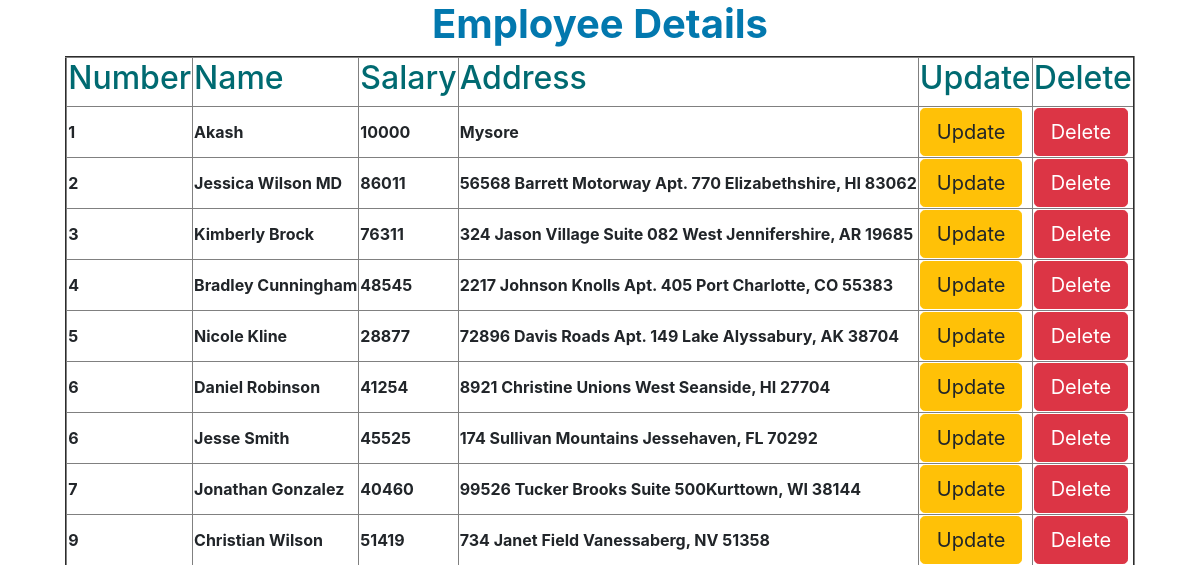
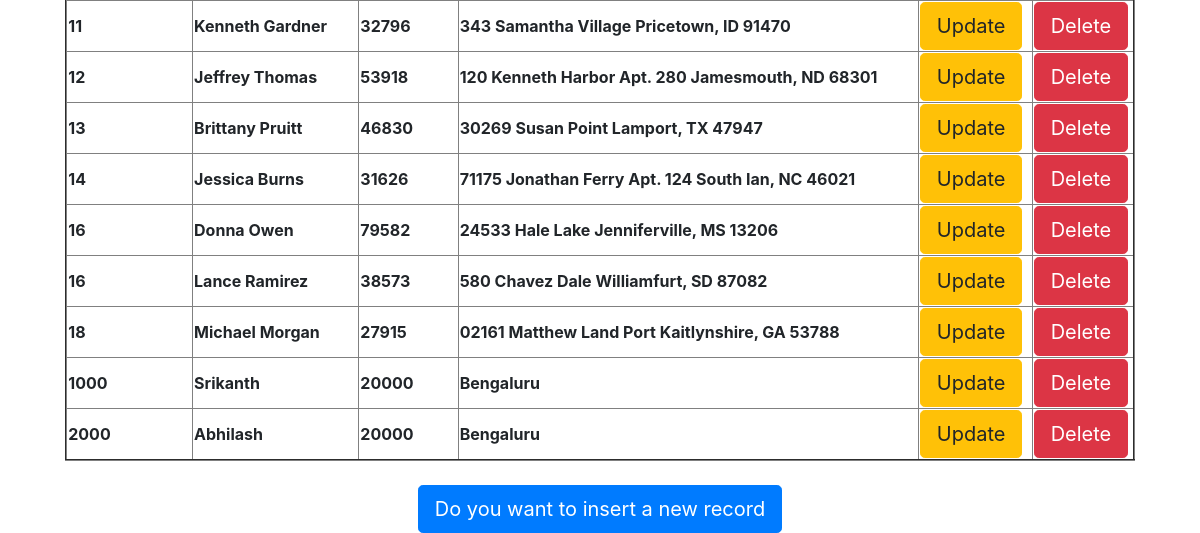
Before: / with the older database file (2 pictures, top to bottom).
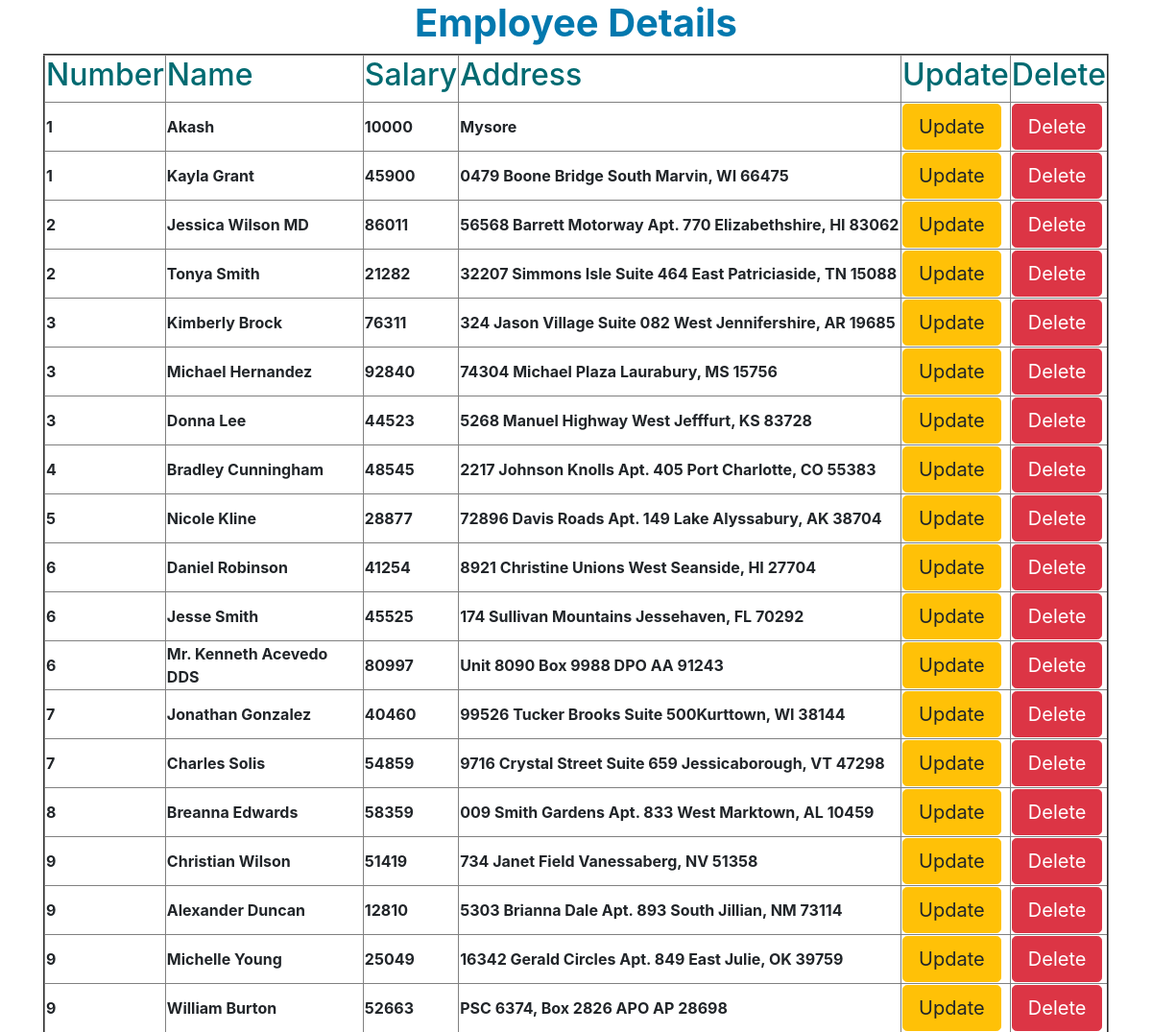
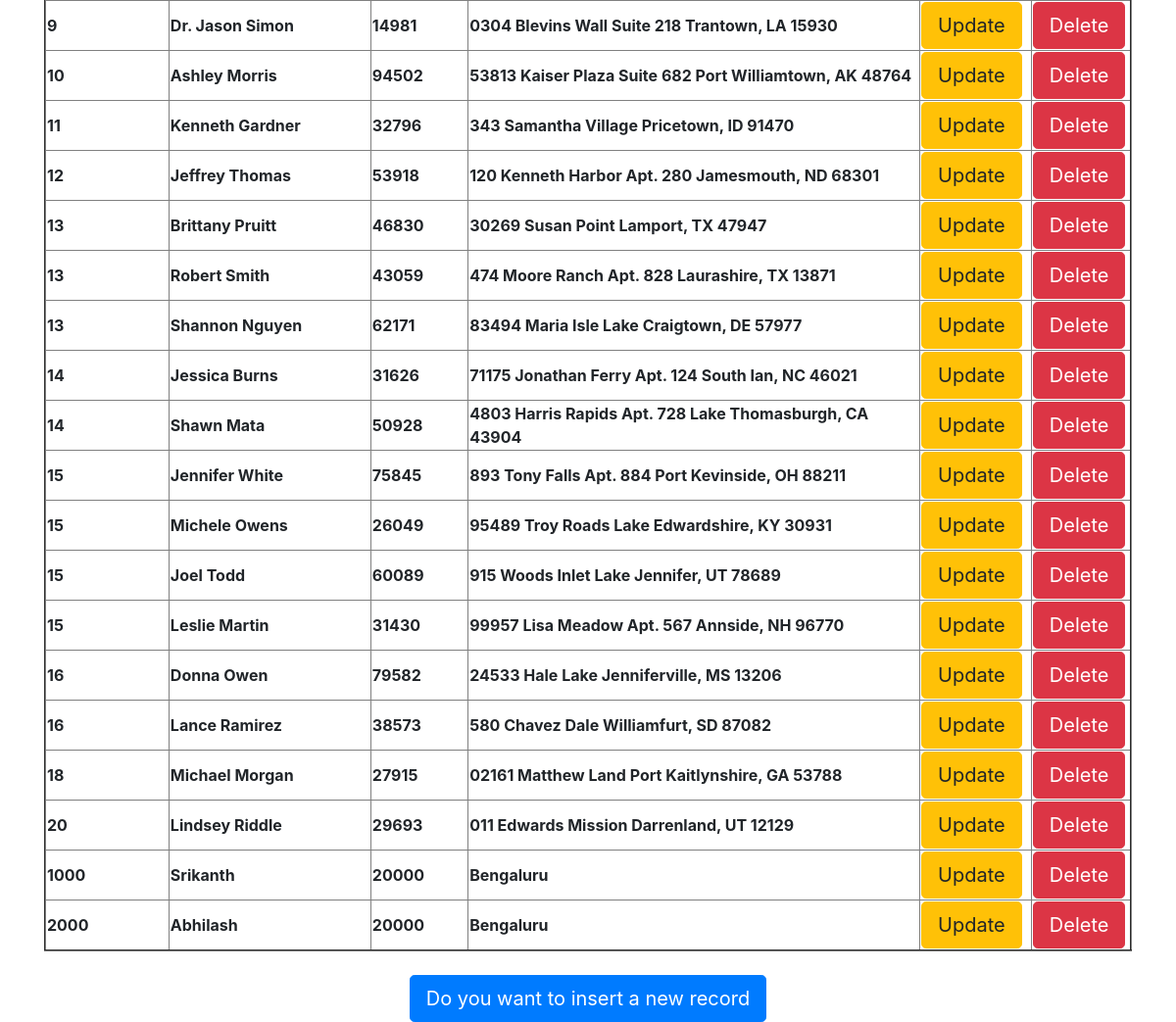
After: the same page with the newer database file (2 pictures, top to bottom).
### myApp/models.py (models this page shows)
class Employee(models.Model):
    eno = models.IntegerField()
    ename=models.CharField(max_length=50)
    esal=models.IntegerField()
    eaddr=models.CharField(max_length=100)

### myApp/views.py (the view)
# urls.py: url(r'^$',views.display),
def display(request):
    e=Employee.objects.order_by('eno')
    d={'emp':e}
    return render(request,'myApp/index.html',d)

### templates/myApp/index.html (shortened to what this page needs)
<!DOCTYPE html>
<html lang="en">
<head>
</head>
{% extends 'myApp/parent.html'%}
    {% block for_child %}
        <h1 style="color:#0278ae"><b>Employee Details</b></h1>
        <table border="2">
            <tr style="color:#006a71">
                <th><b><h2>Number</h2></b></th>
                <th><b><h2>Name</h2></b></th>
                <th><b><h2>Salary</h2></b></th>
                <th><b><h2>Address</h2></b></th>
                <th><b><h2>Update</h2></b></th>
                <th><b><h2>Delete</h2></b></th>
            </tr>
            {% for x in emp %}
            <tr>
                <td><b>{{x.eno}}</b></td>
                <td><b>{{x.ename}}</b></td>
                <td><b>{{x.esal}}</b></td>
                <td><b>{{x.eaddr}}</b></td>
                <td> <a href="/update/{{x.id}}" class="btn btn-lg btn-warning">Update</a> </td>
                <td><a href="/delete/{{x.id}}" class="btn btn-lg btn-danger">Delete</a></td>
            </tr>
            {% endfor %}
        </table>
        <br>
        <a href="/insert" class="btn btn-lg btn-primary">Do you want to insert a new record</a>
        {% endblock %}

### templates/myApp/parent.html (shortened to what this page needs)
<!DOCTYPE html>
<html lang="en">
<head>
    <link rel="stylesheet" href="https://maxcdn.bootstrapcdn.com/bootstrap/4.0.0/css/bootstrap.min.css"
>
</head>
<body>
    <div class="container" align="center">
        {% block for_child %}
        {% endblock %}
    </div>
</body>
</html>

Changed rows visible on the page:
added Employee: eno "1", ename "Kayla Grant", esal "45900", eaddr "0479 Boone Bridge South Marvin, WI 66475"
added Employee: eno "2", ename "Tonya Smith", esal "21282", eaddr "32207 Simmons Isle Suite 464 East Patriciaside, TN 15088"
added Employee: eno "3", ename "Michael Hernandez", esal "92840", eaddr "74304 Michael Plaza Laurabury, MS 15756"
added Employee: eno "3", ename "Donna Lee", esal "44523", eaddr "5268 Manuel Highway West Jefffurt, KS 83728"
added Employee: eno "6", ename "Mr. Kenneth Acevedo DDS", esal "80997", eaddr "Unit 8090 Box 9988 DPO AA 91243"
added Employee: eno "7", ename "Charles Solis", esal "54859", eaddr "9716 Crystal Street Suite 659 Jessicaborough, VT 47298"
added Employee: eno "8", ename "Breanna Edwards", esal "58359", eaddr "009 Smith Gardens Apt. 833 West Marktown, AL 10459"
added Employee: eno "9", ename "Alexander Duncan", esal "12810", eaddr "5303 Brianna Dale Apt. 893 South Jillian, NM 73114"
added Employee: eno "9", ename "Michelle Young", esal "25049", eaddr "16342 Gerald Circles Apt. 849 East Julie, OK 39759"
added Employee: eno "9", ename "William Burton", esal "52663", eaddr "PSC 6374, Box 2826 APO AP 28698"
added Employee: eno "9", ename "Dr. Jason Simon", esal "14981", eaddr "0304 Blevins Wall Suite 218 Trantown, LA 15930"
added Employee: eno "10", ename "Ashley Morris", esal "94502", eaddr "53813 Kaiser Plaza Suite 682 Port Williamtown, AK 48764"
added Employee: eno "13", ename "Robert Smith", esal "43059", eaddr "474 Moore Ranch Apt. 828 Laurashire, TX 13871"
added Employee: eno "13", ename "Shannon Nguyen", esal "62171", eaddr "83494 Maria Isle Lake Craigtown, DE 57977"
added Employee: eno "14", ename "Shawn Mata", esal "50928", eaddr "4803 Harris Rapids Apt. 728 Lake Thomasburgh, CA 43904"
added Employee: eno "15", ename "Jennifer White", esal "75845", eaddr "893 Tony Falls Apt. 884 Port Kevinside, OH 88211"
added Employee: eno "15", ename "Michele Owens", esal "26049", eaddr "95489 Troy Roads Lake Edwardshire, KY 30931"
added Employee: eno "15", ename "Joel Todd", esal "60089", eaddr "915 Woods Inlet Lake Jennifer, UT 78689"
added Employee: eno "15", ename "Leslie Martin", esal "31430", eaddr "99957 Lisa Meadow Apt. 567 Annside, NH 96770"
added Employee: eno "20", ename "Lindsey Riddle", esal "29693", eaddr "011 Edwards Mission Darrenland, UT 12129"
